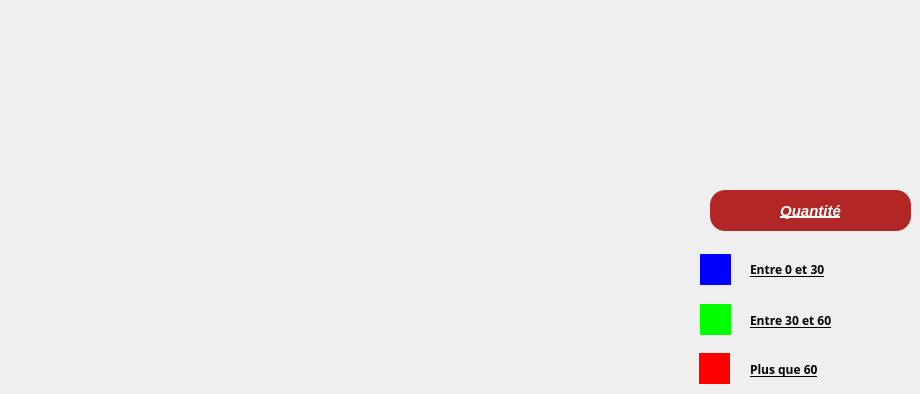
        <widget class="QWidget" name="tab_7">
         <attribute name="title">
          <string>Statistique</string>
         </attribute>
         <widget class="QWidget" name="widget_b" native="true">
          <property name="geometry">
           <rect>
            <x>700</x>
            <y>254</y>
            <width>31</width>
            <height>31</height>
           </rect>
          </property>
          <property name="styleSheet">
           <string notr="true">
background-color: rgb(0, 0, 255);</string>
          </property>
         </widget>
         <widget class="QWidget" name="widget_r" native="true">
          <property name="geometry">
           <rect>
            <x>699</x>
            <y>353</y>
            <width>31</width>
            <height>31</height>
           </rect>
          </property>
          <property name="styleSheet">
           <string notr="true">background-color: rgb(255, 0, 0);</string>
          </property>
         </widget>
         <widget class="QLabel" name="label_g">
          <property name="geometry">
           <rect>
            <x>750</x>
            <y>300</y>
            <width>161</width>
            <height>41</height>
           </rect>
          </property>
          <property name="font">
           <font>
            <family>8514oem</family>
            <weight>75</weight>
            <italic>false</italic>
            <bold>true</bold>
            <underline>true</underline>
           </font>
          </property>
          <property name="text">
           <string>Entre 30 et 60</string>
          </property>
         </widget>
         <widget class="QWidget" name="widget_g" native="true">
          <property name="geometry">
           <rect>
            <x>700</x>
            <y>304</y>
            <width>31</width>
            <height>31</height>
           </rect>
          </property>
          <property name="styleSheet">
           <string notr="true">background-color: rgb(0, 255, 0);</string>
          </property>
         </widget>
         <widget class="QLabel" name="label_r">
          <property name="geometry">
           <rect>
            <x>750</x>
            <y>354</y>
            <width>141</width>
            <height>31</height>
           </rect>
          </property>
          <property name="font">
           <font>
            <family>8514oem</family>
            <weight>75</weight>
            <italic>false</italic>
            <bold>true</bold>
            <underline>true</underline>
           </font>
          </property>
          <property name="text">
           <string>Plus que 60</string>
          </property>
         </widget>
         <widget class="QLabel" name="label_b">
          <property name="geometry">
           <rect>
            <x>750</x>
            <y>254</y>
            <width>151</width>
            <height>31</height>
           </rect>
          </property>
          <property name="font">
           <font>
            <family>8514oem</family>
            <weight>75</weight>
            <italic>false</italic>
            <bold>true</bold>
            <underline>true</underline>
           </font>
          </property>
          <property name="text">
           <string>Entre 0 et 30</string>
          </property>
         </widget>
         <widget class="piechartWidget" name="widget" native="true">
          <property name="geometry">
           <rect>
            <x>190</x>
            <y>9</y>
            <width>511</width>
            <height>371</height>
           </rect>
          </property>
         </widget>
         <widget class="QPushButton" name="Quitter_2">
          <property name="enabled">
           <bool>false</bool>
          </property>
          <property name="geometry">
           <rect>
            <x>710</x>
            <y>190</y>
            <width>201</width>
            <height>41</height>
           </rect>
          </property>
          <property name="font">
           <font>
            <family>Arial</family>
            <pointsize>-1</pointsize>
            <weight>75</weight>
            <italic>true</italic>
            <bold>true</bold>
            <underline>true</underline>
           </font>
          </property>
          <property name="styleSheet">
           <string notr="true">QPushButton {
color: #fff;
background:#b22626;
border-radius: 15px;
font-size:15px;
font-family:Arial, Helvetica, sans-serif;
}
QPushButton:hover {
color:#fff;
border:15px;
background:#6a1616;
}</string>
          </property>
          <property name="text">
           <string>Quantité</string>
          </property>
         </widget>
        </widget>
